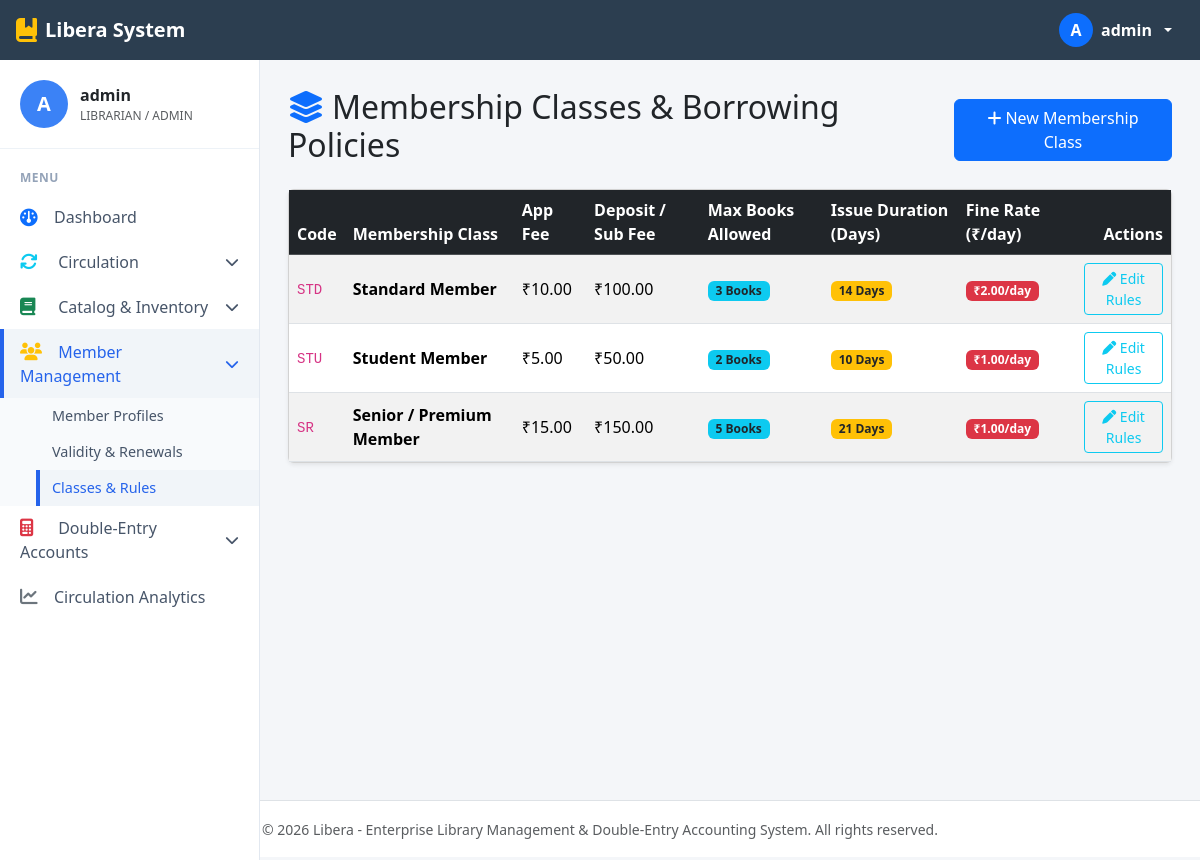
Screenshot of /modules/members/member_types.php (signed in) with the database file from the repository.
### tables this page shows
CREATE TABLE IF NOT EXISTS `MstrMemberType` (
	`MemberTypeNumber` tinyint NOT NULL AUTO_INCREMENT PRIMARY KEY,
	`MemberTypeName` varchar(50) NULL,
	`MemberTypeStatus` tinyint NULL DEFAULT 1,
	`MemberTypeRemarks` varchar(50) NULL,
	`MemberTypeCode` varchar(25) NULL,
	`ApplicationFee` double NULL DEFAULT 0,
	`MembershipAmount` double NULL DEFAULT 0,
	`SubscriptionAmount` double NULL DEFAULT 0,
	`WorkingFund` double NULL DEFAULT 0,
	`DepositAmount` double NULL DEFAULT 0,
	`OtherCharges` double NULL DEFAULT 0,
	`MemberCodeNext` int NULL,
	`MemberCodePrefix` varchar(50) NULL,
	`IssueBookCount` tinyint NULL DEFAULT 3,
	`IssueAllowedDays` tinyint NULL DEFAULT 14,
	`IssueFineAmount` double NULL DEFAULT 1.0,
	`IssueFineDays` int NULL DEFAULT 1,
	`IssueRemarks` varchar(50) NULL
);

### config/db.php (called while the page is built, shortened)
<?php
$db_driver = 'mysqli';
$mysqli_conn = @mysqli_connect(DB_HOST, DB_USER, DB_PASS, DB_NAME, DB_PORT);
if ($mysqli_conn) {
    $db_driver = 'mysqli';
}
function db_query($conn, $sql, $types = "", $params = []) {
    global $db_driver;
    if ($db_driver === 'mysqli') {
        if (empty($params)) {
            return mysqli_query($conn, $sql);
        }
        $stmt = mysqli_prepare($conn, $sql);
        mysqli_stmt_bind_param($stmt, $types, ...$params);
        mysqli_stmt_execute($stmt);
        $result = mysqli_stmt_get_result($stmt);
        return $result;
    }
}
if ($db_driver === 'sqlite') {
    function db_num_rows($res) {
        if (is_object($res) && isset($res->num_rows)) return $res->num_rows;
        if (is_object($res) && method_exists($res, 'num_rows')) return $res->num_rows();
        if ($res instanceof mysqli_result) return mysqli_num_rows($res);
        return 0;
    }
    function db_fetch_assoc($res) {
        if (is_object($res) && method_exists($res, 'fetch_assoc')) return $res->fetch_assoc();
        if ($res instanceof mysqli_result) return mysqli_fetch_assoc($res);
        return false;
    }
    function db_data_seek($res, $offset) {
        if (is_object($res) && method_exists($res, 'data_seek')) return $res->data_seek($offset);
        if ($res instanceof mysqli_result) return mysqli_data_seek($res, $offset);
        return false;
    }
} else {
    function db_num_rows($res) {
        return ($res instanceof mysqli_result) ? mysqli_num_rows($res) : 0;
    }
    function db_fetch_assoc($res) {
        return ($res instanceof mysqli_result) ? mysqli_fetch_assoc($res) : false;
    }
}

### modules/members/member_types.php (the view, shortened to what this page needs)
<?php
require_once __DIR__ . '/../../config/db.php';
require_once __DIR__ . '/../../includes/auth.php';
$types_res = db_query($conn, "SELECT * FROM MstrMemberType ORDER BY MemberTypeNumber ASC");
require_once __DIR__ . '/../../includes/header.php';
?>
<div class="d-flex justify-content-between align-items-center mb-3">
    <h2><i class="fa-solid fa-layer-group text-primary me-2"></i>Membership Classes & Borrowing Policies</h2>
    <button class="btn btn-primary" data-bs-toggle="modal" data-bs-target="#addTypeModal">
        <i class="fa-solid fa-plus me-1"></i>New Membership Class
    </button>
</div>
<div class="card shadow-sm">
    <div class="card-body p-0">
        <table class="table table-hover table-striped mb-0 align-middle">
            <thead class="table-dark">
                <tr>
                    <th>Code</th>
                    <th>Membership Class</th>
                    <th>App Fee</th>
                    <th>Deposit / Sub Fee</th>
                    <th>Max Books Allowed</th>
                    <th>Issue Duration (Days)</th>
                    <th>Fine Rate (₹/day)</th>
                    <th class="text-end">Actions</th>
                </tr>
            </thead>
            <tbody>
                <?php if ($types_res && db_num_rows($types_res) > 0): ?>
                    <?php while ($t = db_fetch_assoc($types_res)): ?>
                        <tr>
                            <td><code><?php echo htmlspecialchars($t['MemberTypeCode'] ?? 'N/A'); ?></code></td>
                            <td><strong><?php echo htmlspecialchars($t['MemberTypeName']); ?></strong></td>
                            <td>₹<?php echo number_format($t['ApplicationFee'] ?? 0, 2); ?></td>
                            <td>₹<?php echo number_format($t['MembershipAmount'] ?? 0, 2); ?></td>
                            <td><span class="badge bg-info text-dark"><?php echo $t['IssueBookCount']; ?> Books</span></td>
                            <td><span class="badge bg-warning text-dark"><?php echo $t['IssueAllowedDays']; ?> Days</span></td>
                            <td><span class="badge bg-danger">₹<?php echo number_format($t['IssueFineAmount'], 2); ?>/day</span></td>
                            <td class="text-end">
                                <button class="btn btn-sm btn-outline-info" data-bs-toggle="modal" data-bs-target="#editTypeModal<?php echo $t['MemberTypeNumber']; ?>">
                                    <i class="fa-solid fa-pen"></i> Edit Rules
                                </button>
                            </td>
                        </tr>
                    <?php endwhile; ?>
                <?php else: ?>
                    <tr><td colspan="8" class="text-center text-muted py-3">No membership classes configured.</td></tr>
                <?php endif; ?>
            </tbody>
        </table>
    </div>
</div>
<?php require_once __DIR__ . '/../../includes/footer.php'; ?>

### includes/header.php (style rules this page uses)
:root { --sidebar-width: 260px; --topbar-height: 60px; --brand-color: #34495e; --primary-blue: #2c3e50; --bg-light: #f4f6f9; }
body { background-color: var(--bg-light); font-family: 'Segoe UI', system-ui, -apple-system, sans-serif; min-height: 100vh; }

### rows the page displays
mstrmembertype: MemberTypeCode "STD", MemberTypeName "Standard Member", ApplicationFee "10.00", MembershipAmount "100.00", IssueBookCount "3", IssueAllowedDays "14", IssueFineAmount "2.00"
mstrmembertype: MemberTypeCode "STU", MemberTypeName "Student Member", ApplicationFee "5.00", MembershipAmount "50.00", IssueBookCount "2", IssueAllowedDays "10", IssueFineAmount "1.00"
mstrmembertype: MemberTypeCode "SR", MemberTypeName "Senior / Premium Member", ApplicationFee "15.00", MembershipAmount "150.00", IssueBookCount "5", IssueAllowedDays "21", IssueFineAmount "1.00"

### other values shown
substr($_SESSION['username'] ?? 'A', 0, 1) "A"
$_SESSION['username'] "admin"
